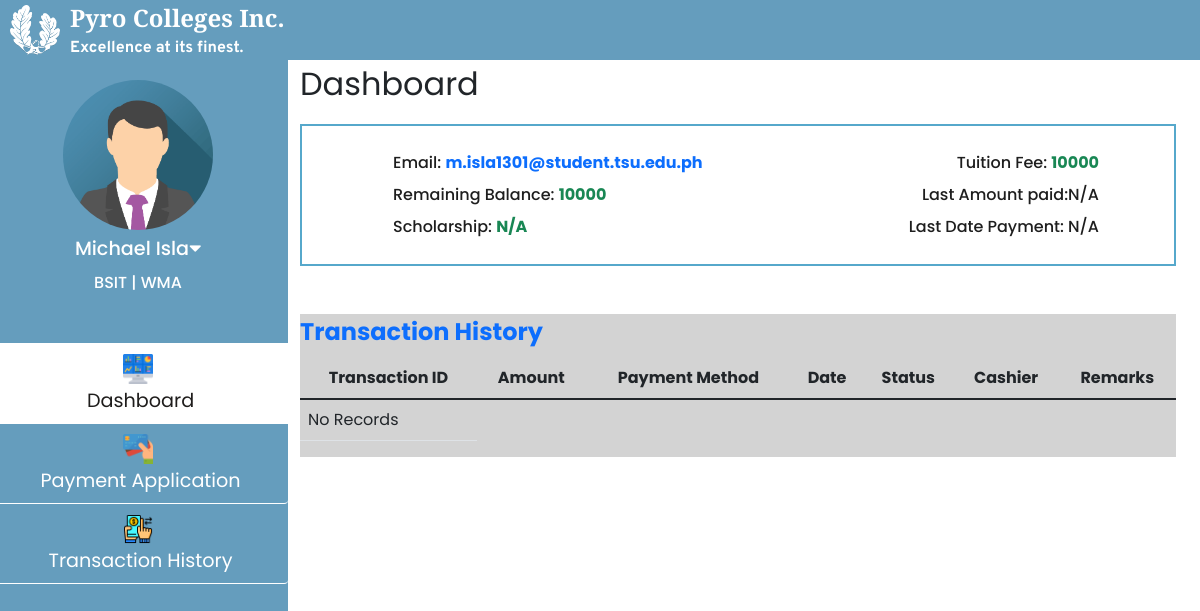
Screenshot of /html/student_access.php (signed in) with the database file from the repository.
### tables this page shows
CREATE TABLE `tbl_student_school_details` (
  `stud_id` int(11) NOT NULL,
  `LRN` varchar(100) NOT NULL,
  `stud_type` varchar(100) NOT NULL,
  `csi_academic_year` varchar(100) NOT NULL,
  `csi_semester` varchar(100) NOT NULL,
  `csi_program` varchar(255) NOT NULL,
  `csi_major` longtext NOT NULL,
  `csi_year_level` varchar(100) NOT NULL
);

CREATE TABLE `tbl_student_fees` (
  `program_id` int(11) NOT NULL,
  `stud_id` int(11) NOT NULL,
  `fullname` varchar(100) NOT NULL,
  `csi_year_level` varchar(100) NOT NULL,
  `scholar_type` varchar(100) NOT NULL,
  `discount_type` varchar(100) NOT NULL,
  `tuition_fee` int(100) NOT NULL,
  `total_amount_paid` int(11) NOT NULL,
  `balance` int(11) NOT NULL,
  `remarks` varchar(100) NOT NULL
);

### html/student_access.php (the view, shortened to what this page needs)
<?php
    if(!isset($_SESSION['stud_id']) && $_SESSION['role'] != 'Student'){
        header('Location: login.php');
    }else{
        include_once '../connection/Config.php';
        $sqlStud ="SELECT det.*,fees.*
                    FROM tbl_student_school_details AS det
                    INNER JOIN tbl_student_fees AS fees ON det.stud_id = fees.stud_id
                    WHERE det.stud_id = ?";
        $stmtStud = $con->prepare($sqlStud);
        $stmtStud->bind_param('s', $_SESSION['stud_id']);
        $stmtStud->execute();
        $resStud = $stmtStud->get_result();
        $rowStud = $resStud->fetch_assoc();
        $sqlLatestPaidDate ="SELECT  amount, transaction_date
                            FROM tbl_payments WHERE stud_id = ?
                            ORDER BY transaction_date DESC";
        $stmtLatestPaidDate = $con->prepare($sqlLatestPaidDate);
        $stmtLatestPaidDate->bind_param('s', $_SESSION['stud_id']);
        $stmtLatestPaidDate->execute();
        $resLatestPaidDate = $stmtLatestPaidDate->get_result();
        $rowLatestPaidDate = $resLatestPaidDate->fetch_assoc();
        if($resLatestPaidDate->num_rows > 0){
            $amount = $rowLatestPaidDate['amount'];
            $date = $rowLatestPaidDate['transaction_date'];
        }else{
            $amount = 'N/A';
            $date = 'N/A';
        }
    }
?>
<!DOCTYPE html>
<html lang="en">
<head>
    <link href="https://cdn.jsdelivr.net/npm/bootstrap@5.1.1/dist/css/bootstrap.min.css" rel="stylesheet">
    <link rel="stylesheet" href="https://pro.fontawesome.com/releases/v5.10.0/css/all.css"/>
    <link rel="stylesheet" href="../css/student_access.css">
</head>
<body>
<div class="nav__bar">
    <div class="nav__bar_two">
    <img src="../images/logo.png" alt="">
        <div class="nav__bar_two_text">
            <span>Pyro Colleges Inc.</span>
            <p>Excellence at its finest.</p>
        </div>
    </div>
</div>
<div class="row parentContainerClass">
    <div class="col-3 left-tab">
    <div class="upper-left-tab">
        <img src="..\images\registrar_img\sample_registrar_pic.png" alt="">
        <p class="reg__name" style="font-size: 1.2rem;"><?= $_SESSION['fullname'];?><i class="fas fa-caret-down" onclick="profile_link_show()   "></i></p>
        <p class="reg__name"> <?=$rowStud['csi_program'];?> | <?=$rowStud['csi_major'];?></p>
    </div>
    <div class="nav flex-column nav-pills pl-2 mt-5 align-middle" id="v-pills-tab" role="tablist" aria-orientation="vertical">
        <a class="nav-link active main__" id="v-pills-dashboard-tab" data-toggle="pill" href="#v-pills-dashboard" role="tab" aria-controls="v-pills-dashboard" aria-selected="true"><img src="../images/icons/dashboard.png" width="30px" height="30px" class="d-block mx-auto mb-1">&nbsp;Dashboard</a>
        <a class="nav-link main__" id="v-pills-payment-application-tab" data-toggle="pill" href="#v-pills-payment-application" role="tab" aria-controls="v-pills-payment-application" aria-selected="false"><img src="../images/icons/stud_payment_form.png" width="30px" height="30px" class="d-block mx-auto mb-1">&nbsp;Payment Application</a>
        <a class="nav-link main__" id="v-pills-transaction-history-tab" data-toggle="pill" href="#v-pills-transaction-history" role="tab" aria-controls="v-pills-transaction-history" aria-selected="false"><img src="../images/icons/transaction_history.png" width="30px" height="30px" class="d-block mx-auto mb-1">&nbsp;Transaction History</a>
    </div>
    </div>
<div class="col-md right-tab">
        <div class="tab-content" id="v-pills-tabContent">
            <div class="tab-pane fade show active" id="v-pills-dashboard" role="tabpanel" aria-labelledby="v-pills-dashboard">
                <p class="title_tab_universal mb-3">Dashboard</p>
                <div class="miniDashboard mb-5">
                    <div class="col d-flex mb-2">
                        <span class="miniDashboardh3 mx-3 w-50 ">Email: <span class="text-primary" style="font-weight: bold;"><?= $_SESSION['email'];?></span></span>
                        <span class="miniDashboardh3 w-50 text-end ">Tuition Fee: <span class="text-success" style="font-weight: bold; "><?=$rowStud['tuition_fee'];?></span></span>
                    </div>
                    <div class="col d-flex mb-2">
                        <span class="miniDashboardh3 mx-3 w-50">Remaining Balance: <span class="text-success" style="font-weight: bold;"><?=$rowStud['balance'];?></span></span>
                        <span class="miniDashboardh3 text-end w-50">Last Amount paid:<?= $amount?> <span class="text-success" style="font-weight: bold;"></span></span>
                    </div>
                    <div class="col d-flex">
                        <span class="miniDashboardh3 mx-3 w-50">Scholarship: <span class="text-success" style="font-weight: bold; "><?=$rowStud['scholar_type'];?></span></span>
                        <span class="miniDashboardh3 w-50 text-end ">Last Date Payment: <?= $date?> <span class="text-success" style="font-weight: bold; "></span></span>
                    </div>
                </div>
                <div class="universalLightGrayBg" style="overflow-x: auto;" id="table_dashboard_id">
                    <span class="text-primary d-block mb-2" style="font-size: 1.5rem; font-weight: bold;">Transaction History</span>
                        <table class="table">
                            <thead class="thead-light text-center">
                            <tr>
                                <th scope="col">Transaction ID</th>
                                <th scope="col">Amount</th>
                                <th scope="col">Payment Method</th>
                                <th scope="col">Date</th>
                                <th scope="col">Status</th>
                                <th scope="col">Cashier</th>
                                <th scope="col">Remarks</th>
                            </tr>
                            </thead>
                            <tbody >
                            <?php
                            $sql ="SELECT transaction_no, amount, payment_method, transaction_date, payment_status, cashier_name
                                    FROM tbl_payments WHERE stud_id = ?
                                    UNION ALL
                                    SELECT transaction_no, amount, NUll as payment_method, transaction_date, status, NULL as cashier_name
                                    FROM tbl_pending_payments WHERE stud_id = ?";
                            $stmt = $con->prepare($sql);
                            $stmt->bind_param('ss', $_SESSION['stud_id'], $_SESSION['stud_id']);
                            $stmt->execute();
                            $res = $stmt->get_result();
                            $count = $res->num_rows;
                                ?>
                            <?php
                            if($count > 0){
                            while($data = $res->fetch_assoc()){?>
                            <tr class="text-center">
                                <td><?=$data['transaction_no'];?></td>
                                <td><?=$data['amount'];?></td>
                                <td><?=$data['payment_method'];?></td>
                                <td><?=$data['transaction_date'];?></td>
                                <?php if($data['payment_status'] == 'Approved'){?>
                                    <td class="text-success text-uppercase fw-bold"><?=$data['payment_status'];?></td>
                                <?php }else if($data['payment_status'] == 'Pending'){?>
                                    <td class="text-primary text-uppercase fw-bold"><?=$data['payment_status'];?>
                                    </td>
                                <?php }else{ ?>
                                    <td class="text-danger text-uppercase fw-bold"><?=$data['payment_status'];?>
                                    </td>
                                <?php }?>
                                <td><?=$data['cashier_name'];?></td>
                                <?php if($data['payment_status'] == 'Denied'){?>
                                    <td>
                                        <button type="button" class="btn btn-primary"
                                        id="ViewReason" data-bs-toggle="modal" data-bs-target="#reasonModal"
                                        data-id="<?=$data['transaction_no'];?>">
                                        Resubmit
                                        </button>
                                    </td>
                                <?php }else if($data['payment_status'] == 'Approved'){?>
                                    <td class="text-success text-uppercase fw-bold">Completed
                                </td>
                                <?php }?>
                            </tr>
                            <?php }?>
                            <?php }else{?>
                            <tr>
                                <td><?php echo "No Records"?></td>
                            </tr>
                            <?php }
                            ?>
                            </tbody>
                        </table>
                </div>
            </div>
        </div>
    </div>
</div>
</body>
</html>

### css/student_access.css (style rules this page uses)
:root { font-size: 16px; --black-color: rgb(31, 29, 28); --white-color: #FFFFFF; --blue-color: #56A8CBFF; --green-color: #3fd4b7; --input-background-color: rgb(194, 207, 219); --font-school-name: 'Zilla Slab', serif; --font-tagline: 'Overpass', sans-serif; }
* { font-family: 'Poppins', sans-serif; margin: 0; padding: 0; box-sizing: border-box; }
.nav__bar { width: 100%; height: 60px; background: #659dbd; color: white; display: flex; justify-content: center; flex-direction: column; margin: 0; transition: 300ms ease; position: fixed; z-index: 1000; }
.nav__bar .nav__bar_two img { width: 50px; height: 50px; margin: 0 10px; }
.nav__bar .nav__bar_two { display: flex; align-items: center; }
.nav__bar .nav__bar_two .nav__bar_two_text span { display: block; font-family: var(--font-school-name); font-size: 1.5rem; font-weight: bold; color: var(--white-color); margin-top: 10px; }
.nav__bar .nav__bar_two .nav__bar_two_text p { font-family: var(--font-tagline); color: var(--white-color); font-weight: bold; margin-bottom: 10px; }
.left-tab { height: 100%; padding: 0; max-width: 300px; position: fixed; margin-top: 60px; background-color: #659dbd; color: var(--white-color); }
.upper-left-tab { position: relative; }
.upper-left-tab > * { transition: 300ms ease; }
.upper-left-tab img { width: 150px; height: 150px; border-radius: 50%; display: block; margin: 20px auto 5px; }
.reg__name { text-align: center; margin: 0; font-weight: 500; margin-bottom: 5px; }
.reg__name i { cursor: pointer; }
.nav-link.main__ { color: var(--white-color); font-size: 1.2rem; padding: 10px 25px; line-height: 25px; width: 100%; text-align: center; transition: 250ms; border-bottom: 1px solid var(--white-color); }
.nav-link.main__:first-child { border-top: 1px solid var(--white-color); }
.nav-link.main__.active { background-color: var(--white-color); color: var(--black-color); border-top-right-radius: 0; border-bottom-right-radius: 0; }
.title_tab_universal { font-size: 2rem; }
.row { width: 100%; }
.right-tab { margin-top: 60px; margin-left: 300px; }
.miniDashboard { width: 100%; padding: 25px 75px; display: block; margin: 10px 0; border: 2px solid var(--blue-color); }
.miniDashboardh3 { color: #1e1e1e; font-weight: 500; }
.universalLightGrayBg { background: lightgray; }

### rows the page displays
tbl_student_school_details: csi_program "BSIT", csi_major "WMA", tbl_student_fees.tuition_fee "10000", tbl_student_fees.balance "10000", tbl_student_fees.scholar_type "N/A"

### other values shown
$_SESSION['fullname'] "Michael Isla"
$_SESSION['email'] "m.isla1301@student.tsu.edu.ph"
$amount "N/A"
$date "N/A"
